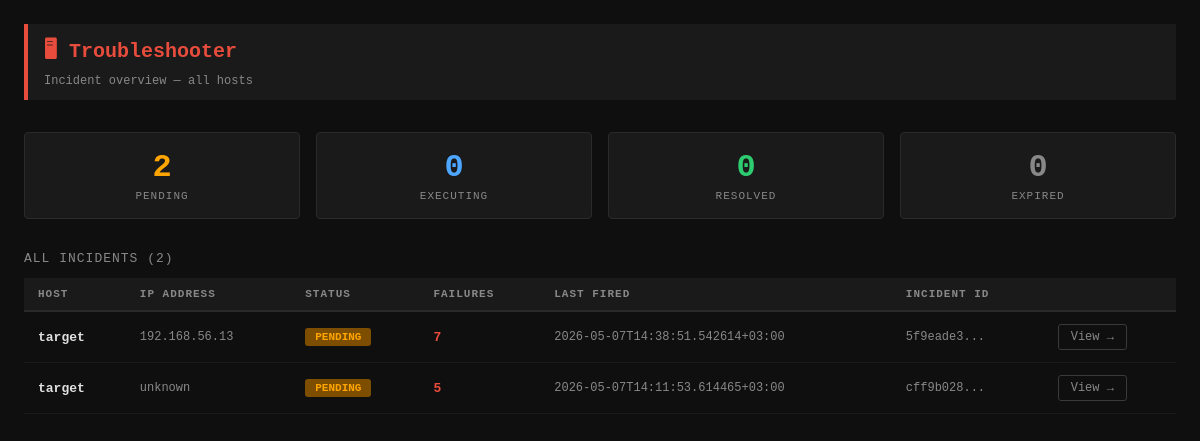
The page / on the database its author committed.
### app/models/incident.py (models this page shows)
class Incident(SQLModel, table=True):
    __tablename__ = "incidents"
    incident_id: str = Field(primary_key=True)
    fingerprint: str = Field(unique=True)
    hostname: str
    ip_address: str
    status: str
    fired_at: str
    resolved_at: Optional[str] = None
    failure_count: int = 1

### app/api/endpoints/ui.py (the view)
@router.get("/", response_class=HTMLResponse)
async def home(request: Request, session: Session = Depends(get_session)):
    incidents = session.exec(
        select(Incident).order_by(col(Incident.fired_at).desc())
    ).all()
    incidents_list = [
        {
            "incident_id": i.incident_id,
            "hostname": i.hostname,
            "ip_address": i.ip_address,
            "status": i.status,
            "fired_at": i.fired_at,
            "failure_count": i.failure_count,
            "link": f"{TRBLSH_URL}/alert/{i.incident_id}",
        }
        for i in incidents
    ]
    return templates.TemplateResponse(
        request=request,
        name="home.html",
        context={"incidents": incidents_list},
    )

### templates/home.html (shortened to what this page needs)
<!doctype html>
<html lang="en">
  <head>
  </head>
  <body>
    <div class="page-header">
      <h1>🖥 Troubleshooter</h1>
      <p>Incident overview — all hosts</p>
    </div>
    <div class="summary">
      <div class="summary-card">
        <div class="count count-pending">
          {{ incidents | selectattr('status', 'equalto', 'PENDING') | list |
          length }}
        </div>
        <div class="label">Pending</div>
      </div>
      <div class="summary-card">
        <div class="count count-executing">
          {{ incidents | selectattr('status', 'equalto', 'EXECUTING') | list |
          length }}
        </div>
        <div class="label">Executing</div>
      </div>
      <div class="summary-card">
        <div class="count count-resolved">
          {{ incidents | selectattr('status', 'equalto', 'RESOLVED') | list |
          length }}
        </div>
        <div class="label">Resolved</div>
      </div>
      <div class="summary-card">
        <div class="count count-expired">
          {{ incidents | selectattr('status', 'equalto', 'EXPIRED') | list |
          length }}
        </div>
        <div class="label">Expired</div>
      </div>
    </div>
    <div class="section-title">All incidents ({{ incidents | length }})</div>
    {% if incidents %}
    <table>
      <thead>
        <tr>
          <th>Host</th>
          <th>IP Address</th>
          <th>Status</th>
          <th>Failures</th>
          <th>Last Fired</th>
          <th>Incident ID</th>
          <th></th>
        </tr>
      </thead>
      <tbody>
        {% for inc in incidents %}
        <tr>
          <td class="hostname">{{ inc.hostname }}</td>
          <td class="ip">{{ inc.ip_address }}</td>
          <td>
            <span class="status status-{{ inc.status }}">{{ inc.status }}</span>
          </td>
          <td class="failures">{{ inc.failure_count }}</td>
          <td class="fired-at">{{ inc.fired_at }}</td>
          <td class="ip">{{ inc.incident_id[:8] }}...</td>
          <td><a class="btn-view" href="{{ inc.link }}">View →</a></td>
        </tr>
        {% endfor %}
      </tbody>
    </table>
    {% else %}
    <div class="empty">No incidents recorded yet.</div>
    {% endif %}
  </body>
</html>

### templates/home.html (style rules this page uses)
* { box-sizing: border-box; margin: 0; padding: 0; }
html { overflow-y: scroll; }
body { font-family: monospace; background: #0f0f0f; color: #e0e0e0; padding: 24px; }
.page-header { margin-bottom: 32px; border-left: 4px solid #e74c3c; padding: 12px 16px; background: #1a1a1a; }
.page-header h1 { font-size: 20px; color: #e74c3c; }
.page-header p { font-size: 12px; color: #888; margin-top: 4px; }
.summary { display: flex; gap: 16px; margin-bottom: 32px; }
.summary-card { background: #1a1a1a; border: 1px solid #2a2a2a; border-radius: 4px; padding: 16px 24px; flex: 1; text-align: center; }
.summary-card .count { font-size: 32px; font-weight: bold; }
.summary-card .label { font-size: 11px; color: #888; text-transform: uppercase; letter-spacing: 1px; margin-top: 4px; }
.count-pending { color: #ffa500; }
.count-executing { color: #4da6ff; }
.count-resolved { color: #2ecc71; }
.count-expired { color: #888; }
.section-title { font-size: 13px; color: #888; text-transform: uppercase; letter-spacing: 1px; margin-bottom: 12px; }
table { width: 100%; border-collapse: collapse; font-size: 13px; }
thead tr { background: #1a1a1a; border-bottom: 2px solid #2a2a2a; }
thead th { padding: 10px 14px; text-align: left; font-size: 11px; color: #888; text-transform: uppercase; letter-spacing: 1px; }
tbody tr { border-bottom: 1px solid #1a1a1a; transition: background 0.1s; }
td { padding: 12px 14px; vertical-align: middle; }
.hostname { color: #e0e0e0; font-weight: bold; }
.ip { color: #888; font-size: 12px; }
.fired-at { color: #888; font-size: 12px; }
.failures { color: #e74c3c; font-weight: bold; }
.status { display: inline-block; padding: 3px 10px; border-radius: 3px; font-size: 11px; font-weight: bold; }
.status-PENDING { background: #7d4e00; color: #ffa500; }
.btn-view { background: transparent; border: 1px solid #3a3a3a; color: #888; font-family: monospace; font-size: 12px; padding: 5px 12px; border-radius: 3px; cursor: pointer; text-decoration: none; display: inline-block; }

### rows shown on the page
Incident: hostname "target", ip_address "192.168.56.13", status "PENDING", failure_count "7", fired_at "2026-05-07T14:38:51.542614+03:00", incident_id "5f9eade3"
Incident: hostname "target", ip_address "unknown", status "PENDING", failure_count "5", fired_at "2026-05-07T14:11:53.614465+03:00", incident_id "cff9b028"

### other values the page prints
{{ incidents | length }} "2"
